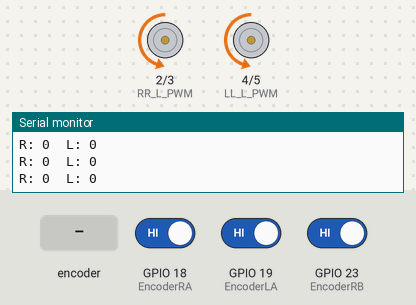
This sketch was run on a simulated ESP32. Shown: motor-driver pin pairs drawn as motors (green arrow = first pin HIGH = forward, orange = second pin HIGH = backward, longer = more drive), the last lines printed to the serial monitor. The inputs (shaded band) are chosen by the test bench; at power-on: GPIO 18 (EncoderRA) HIGH, GPIO 19 (EncoderLA) HIGH, GPIO 23 (EncoderRB) HIGH.

Above: at 1.2 s.
1.3 s: rotary encoder on GPIO 18 (EncoderRA) / GPIO 23 (EncoderRB) turned 3 steps (first pin leading)
At 3.3 s:
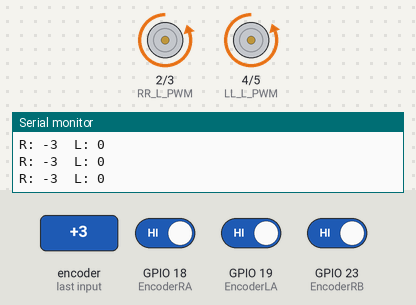
4.3 s: rotary encoder on GPIO 18 (EncoderRA) / GPIO 23 (EncoderRB) turned 3 steps (first pin leading)
At 6.9 s:
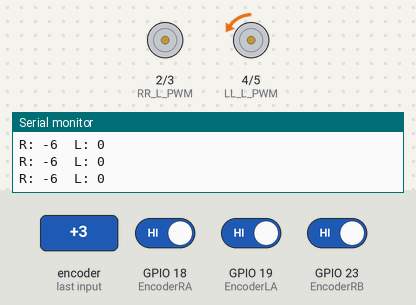
7.9 s: rotary encoder on GPIO 18 (EncoderRA) / GPIO 23 (EncoderRB) turned 3 steps (first pin leading)
At 10.5 s:
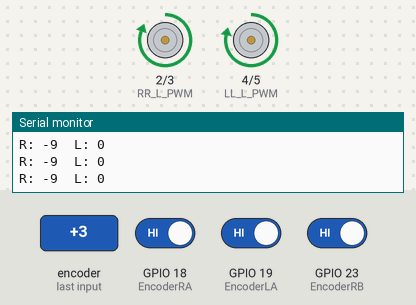
Timing chart, 0 to 22.9 s (numbered marks = the images above; inputs shaded):
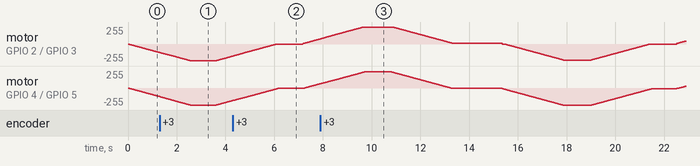

The sketch:

motor_driver.ino
```cpp
// BTS7960 Motor Driver - Dual Motor Test (RR + LL)
// Using: L_PWM, R_PWM for each motor

#define RR_L_PWM 2     // Right motor, Left PWM input
#define RR_R_PWM 3     // Right motor, Right PWM input
#define LL_L_PWM 4     // Left motor, Left PWM input
#define LL_R_PWM 5     // Left motor, Right PWM input

// Defining encoders
#define EncoderRA 18   // Right encoder A (interrupt pin)
#define EncoderRB 23   // Right encoder B
#define EncoderLA 19   // Left encoder A (interrupt pin)
#define EncoderLB 25   // Left encoder B

volatile long posR = 0;
volatile long posL = 0;

float k = 1.0;     // correction gain
int speedPWM = 0;  // current PWM
int delta = 0;     // correction term

// ======================================================
// Setup
// ======================================================
void setup() {
  // Motor pins
  pinMode(RR_L_PWM, OUTPUT);
  pinMode(RR_R_PWM, OUTPUT);
  pinMode(LL_L_PWM, OUTPUT);
  pinMode(LL_R_PWM, OUTPUT);

  // Encoder pins
  pinMode(EncoderRA, INPUT);
  pinMode(EncoderRB, INPUT);
  pinMode(EncoderLA, INPUT);
  pinMode(EncoderLB, INPUT);

  Serial.begin(115200);
  Serial.println("BTS7960 Dual Motor Test Starting...");

  // Attach interrupts on encoder A channels
  attachInterrupt(digitalPinToInterrupt(EncoderRA), readEncoderR, RISING);
  attachInterrupt(digitalPinToInterrupt(EncoderLA), readEncoderL, RISING);
}

// ======================================================
// Drive both motors forward/reverse with PWM
// ======================================================
void driveMotors(int pwm, bool forward) {
  int pwmR = constrain(pwm - delta, 0, 255);
  int pwmL = constrain(pwm + delta, 0, 255);

  if (forward) {
    // Forward
    analogWrite(RR_R_PWM, pwmR);
    analogWrite(RR_L_PWM, 0);
    analogWrite(LL_R_PWM, pwmL);
    analogWrite(LL_L_PWM, 0);
  } else {
    // Reverse
    analogWrite(RR_R_PWM, 0);
    analogWrite(RR_L_PWM, pwmL);
    analogWrite(LL_R_PWM, 0);
    analogWrite(LL_L_PWM, pwmR);
  }
}

// ======================================================
// Main loop
// ======================================================
void loop() {
  // ---- Ramp up forward ----
  for (speedPWM = 0; speedPWM <= 255; speedPWM += 1) {
    delta = (int)(k * (posL - posR));
    driveMotors(speedPWM, true);

    Serial.print("R: "); Serial.print(posR);
    Serial.print("  L: "); Serial.println(posL);

    delay(10);
  }
  delay(1000);

  // ---- Ramp down forward ----
  for (speedPWM = 255; speedPWM >= 0; speedPWM -= 1) {
    delta = (int)(k * (posL - posR));
    driveMotors(speedPWM, true);

    Serial.print("R: "); Serial.print(posR);
    Serial.print("  L: "); Serial.println(posL);

    delay(10);
  }
  delay(1000);

  // ---- Ramp up reverse ----
  for (speedPWM = 0; speedPWM <= 255; speedPWM += 1) {
    delta = (int)(k * (posL - posR));
    driveMotors(speedPWM, false);

    Serial.print("R: "); Serial.print(posR);
    Serial.print("  L: "); Serial.println(posL);

    delay(10);
  }
  delay(1000);

  // ---- Ramp down reverse ----
  for (speedPWM = 255; speedPWM >= 0; speedPWM -= 1) {
    delta = (int)(k * (posL - posR));
    driveMotors(speedPWM, false);

    Serial.print("R: "); Serial.print(posR);
    Serial.print("  L: "); Serial.println(posL);

    delay(10);
  }
  delay(2000);
}

// ======================================================
// Encoder ISRs
// ======================================================
void readEncoderR() {
  // Direction based on B channel
  if (digitalRead(EncoderRB)) posR++;
  else posR--;
}

void readEncoderL() {
  // Direction based on B channel
  if (digitalRead(EncoderLB)) posL--;
  else posL++;
}
```
